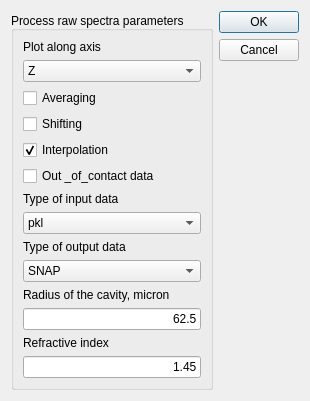
<?xml version="1.0" encoding="UTF-8"?>
<ui version="4.0">
 <class>Dialog</class>
 <widget class="QDialog" name="Dialog">
  <property name="geometry">
   <rect>
    <x>0</x>
    <y>0</y>
    <width>273</width>
    <height>362</height>
   </rect>
  </property>
  <property name="windowTitle">
   <string>Dialog</string>
  </property>
  <layout class="QGridLayout" name="gridLayout">
   <item row="1" column="1">
    <widget class="QGroupBox" name="groupBox_processArbData">
     <property name="sizePolicy">
      <sizepolicy hsizetype="Minimum" vsizetype="Minimum">
       <horstretch>0</horstretch>
       <verstretch>0</verstretch>
      </sizepolicy>
     </property>
     <property name="title">
      <string>Process raw spectra parameters</string>
     </property>
     <property name="alignment">
      <set>Qt::AlignBottom|Qt::AlignLeading|Qt::AlignLeft</set>
     </property>
     <layout class="QGridLayout" name="gridLayout_2">
      <item row="0" column="0">
       <widget class="QLabel" name="label_9">
        <property name="text">
         <string>Plot along axis</string>
        </property>
       </widget>
      </item>
      <item row="11" column="0">
       <widget class="QComboBox" name="comboBox_type_of_input_data">
        <item>
         <property name="text">
          <string>pkl</string>
         </property>
        </item>
        <item>
         <property name="text">
          <string>bin</string>
         </property>
        </item>
        <item>
         <property name="text">
          <string>txt</string>
         </property>
        </item>
       </widget>
      </item>
      <item row="7" column="0">
       <widget class="QCheckBox" name="checkBox_isInterpolation">
        <property name="text">
         <string>Interpolation</string>
        </property>
        <property name="checked">
         <bool>true</bool>
        </property>
       </widget>
      </item>
      <item row="8" column="0">
       <widget class="QCheckBox" name="checkBox_use_out_of_contact_data">
        <property name="text">
         <string>Out _of_contact data</string>
        </property>
       </widget>
      </item>
      <item row="5" column="0">
       <widget class="QCheckBox" name="checkBox_isAveraging">
        <property name="toolTip">
         <string>Straightforward averaging of all spectra at the point</string>
        </property>
        <property name="text">
         <string>Averaging</string>
        </property>
       </widget>
      </item>
      <item row="1" column="0">
       <widget class="QComboBox" name="comboBox_axis_to_plot_along">
        <property name="toolTip">
         <string>Choose channel to plot</string>
        </property>
        <property name="currentText">
         <string>Z</string>
        </property>
        <property name="currentIndex">
         <number>2</number>
        </property>
        <property name="sizeAdjustPolicy">
         <enum>QComboBox::AdjustToContents</enum>
        </property>
        <item>
         <property name="text">
          <string>X</string>
         </property>
        </item>
        <item>
         <property name="text">
          <string>Y</string>
         </property>
        </item>
        <item>
         <property name="text">
          <string>Z</string>
         </property>
        </item>
        <item>
         <property name="text">
          <string>W</string>
         </property>
        </item>
        <item>
         <property name="text">
          <string>p</string>
         </property>
        </item>
        <item>
         <property name="text">
          <string>t</string>
         </property>
        </item>
       </widget>
      </item>
      <item row="10" column="0">
       <widget class="QLabel" name="label_folder_to_process_files_3">
        <property name="text">
         <string>Type of input data</string>
        </property>
        <property name="alignment">
         <set>Qt::AlignLeading|Qt::AlignLeft|Qt::AlignVCenter</set>
        </property>
       </widget>
      </item>
      <item row="6" column="0">
       <widget class="QCheckBox" name="checkBox_isShifting">
        <property name="toolTip">
         <string>Calculate the averaged position of the spectrum (mainly for Apex)</string>
        </property>
        <property name="text">
         <string>Shifting</string>
        </property>
       </widget>
      </item>
      <item row="13" column="0">
       <widget class="QComboBox" name="comboBox_type_of_output_data">
        <item>
         <property name="text">
          <string>SNAP</string>
         </property>
        </item>
        <item>
         <property name="text">
          <string>cSNAP</string>
         </property>
        </item>
        <item>
         <property name="text">
          <string>pkl3d</string>
         </property>
        </item>
       </widget>
      </item>
      <item row="14" column="0">
       <widget class="QLabel" name="label_2">
        <property name="text">
         <string>Radius of the cavity, micron</string>
        </property>
       </widget>
      </item>
      <item row="12" column="0">
       <widget class="QLabel" name="label">
        <property name="text">
         <string>Type of output data</string>
        </property>
       </widget>
      </item>
      <item row="16" column="0">
       <widget class="QLabel" name="label_4">
        <property name="text">
         <string>Refractive index</string>
        </property>
       </widget>
      </item>
      <item row="15" column="0">
       <widget class="QLineEdit" name="lineEdit_R_cavity">
        <property name="enabled">
         <bool>true</bool>
        </property>
        <property name="text">
         <string>62.5</string>
        </property>
        <property name="alignment">
         <set>Qt::AlignRight|Qt::AlignTrailing|Qt::AlignVCenter</set>
        </property>
       </widget>
      </item>
      <item row="17" column="0">
       <widget class="QLineEdit" name="lineEdit_refractive_index">
        <property name="enabled">
         <bool>true</bool>
        </property>
        <property name="text">
         <string>1.45</string>
        </property>
        <property name="alignment">
         <set>Qt::AlignRight|Qt::AlignTrailing|Qt::AlignVCenter</set>
        </property>
       </widget>
      </item>
     </layout>
    </widget>
   </item>
   <item row="1" column="2">
    <widget class="QDialogButtonBox" name="buttonBox">
     <property name="orientation">
      <enum>Qt::Vertical</enum>
     </property>
     <property name="standardButtons">
      <set>QDialogButtonBox::Cancel|QDialogButtonBox::Ok</set>
     </property>
    </widget>
   </item>
  </layout>
 </widget>
 <resources/>
 <connections>
  <connection>
   <sender>buttonBox</sender>
   <signal>accepted()</signal>
   <receiver>Dialog</receiver>
   <slot>accept()</slot>
   <hints>
    <hint type="sourcelabel">
     <x>248</x>
     <y>254</y>
    </hint>
    <hint type="destinationlabel">
     <x>157</x>
     <y>274</y>
    </hint>
   </hints>
  </connection>
  <connection>
   <sender>buttonBox</sender>
   <signal>rejected()</signal>
   <receiver>Dialog</receiver>
   <slot>reject()</slot>
   <hints>
    <hint type="sourcelabel">
     <x>316</x>
     <y>260</y>
    </hint>
    <hint type="destinationlabel">
     <x>286</x>
     <y>274</y>
    </hint>
   </hints>
  </connection>
 </connections>
</ui>
